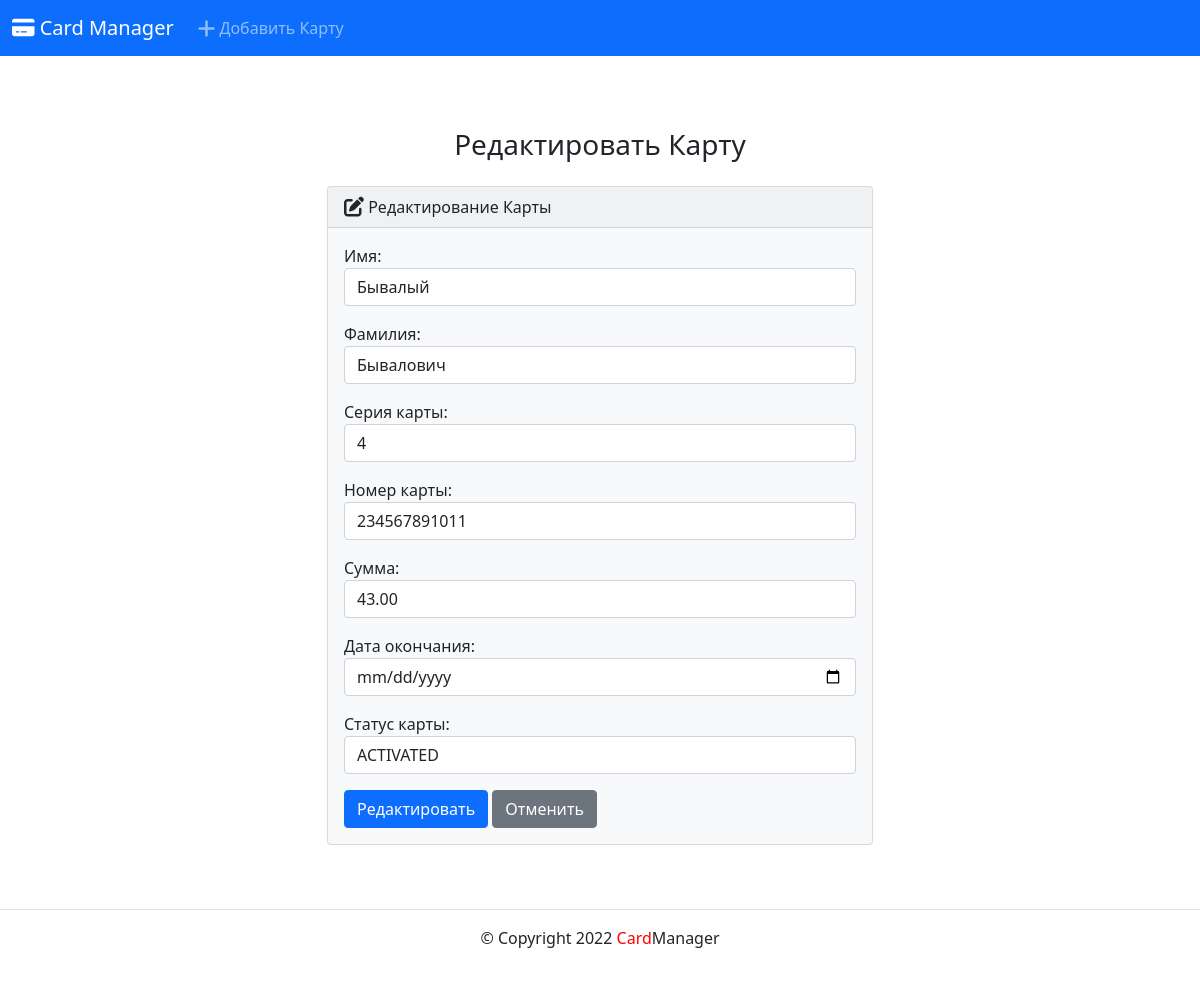
The app's page /edit_card/9/ with its own data.
### cards/models.py (models this page shows, shortened)
class Cards(models.Model):
    STATUS = [
     ('ACTIVATED', 'ACTIVATED'),
     ('NOT ACTIVATED', 'NOT ACTIVATED'),
     ('EXPIRED', 'EXPIRED'),
    ]
    first_name = models.CharField(max_length=100)
    last_name = models.CharField(max_length=100)
    card_series = models.PositiveIntegerField()
    number_card = models.CharField(max_length=16)
    amount = models.DecimalField(max_digits=4, decimal_places=2)
    data_created = models.DateTimeField(auto_now_add=True)
    data_end = models.DateTimeField()
    status = models.CharField(choices=STATUS, default='ACTIVATED', max_length=100)

### cards/views.py (the view)
# urls.py: path('edit_card/<int:id>/', views.edit_card, name='edit_card'),
def edit_card(request, id):
    if request.method == 'POST':
        card = Cards.objects.get(pk=id)
        form = CardForm(request.POST, instance=card)
        if form.is_valid():
            form.save()
            return render(request, 'cards/edit_card.html', {
                'form': form,
                'success': True})
    else:
        card = Cards.objects.get(pk=id)
        form = CardForm(instance=card)
    return render(request, 'cards/edit_card.html', {
                'form': form})

### cards/forms.py
class CardForm(forms.ModelForm):
    class Meta:
        model = Cards
        fields = '__all__'
        labels = {
            'first_name': 'Имя',
            'last_name': 'Фамилия',
            'card_series': 'Серия карты',
            'number_card': 'Номер карты',
            'amount': 'Сумма',
            'data_end': 'Дата окончания',
            'status': 'Статус карты'
        }
        widgets = {
            'first_name': forms.TextInput(attrs={'class': 'form-control'}),
            'last_name': forms.TextInput(attrs={'class': 'form-control'}),
            'card_series': forms.NumberInput(attrs={'class': 'form-control'}),
            'number_card': forms.NumberInput(attrs={'class': 'form-control'}),
            'amount': forms.NumberInput(attrs={'class': 'form-control'}),
            'data_end': DateInput(attrs={'class': 'form-control'}),
            'status': forms.Select(attrs={'class': 'form-control'})
        }

### cards/templates/cards/edit_card.html (shortened to what this page needs)
{% extends 'base.html' %}
{% block content %}
  <h3 class="text-center m-4">Редактировать Карту</h3>
  {% if success %}
    <div class="alert alert-success" role="alert">
      Новая карта обнавлена успешно.
      <a href="{% url 'cards:index' %}" class="alert-link">Перейти на главную страницу.</a>
    </div>
  {% else %}
    <div class="row justify-content-center">
      <div class="col-6">
        <div class="card bg-light mb-3">
          <div class="card-header">
            <i class="fa-solid fa-pen-to-square fa-lg"></i> Редактирование Карты
          </div>
          <div class="card-body">
            <form action="" method="POST">
              {{ form.as_p }}
              <button type="submit" class="btn btn-primary">Редактировать</button>
              <a href="{% url 'cards:index' %}" class="btn btn-secondary">Отменить</a>
            </form>
          </div>
        </div>
      </div>
    </div>
  {% endif %}
{% endblock %}

### records on screen
Cards: first_name "Бывалый", last_name "Бывалович", card_series "4", number_card "234567891011", amount "43.00", status "ACTIVATED"
